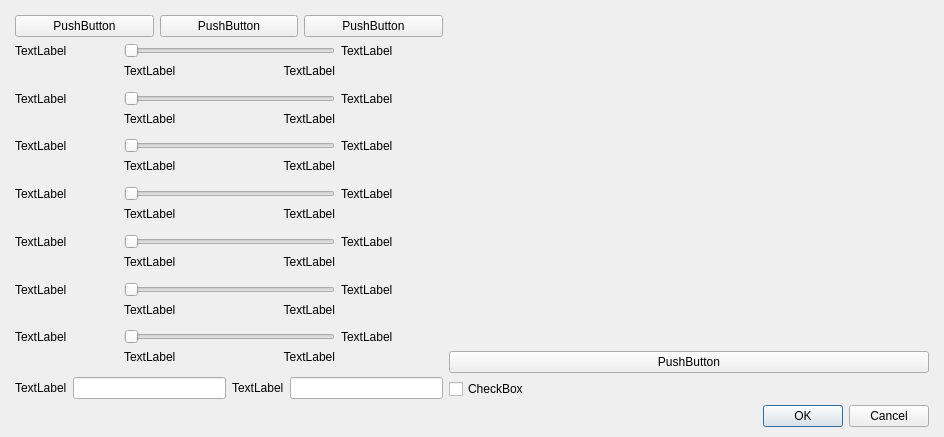
<?xml version="1.0" encoding="UTF-8"?>
<ui version="4.0">
 <class>DialogConfigureCam</class>
 <widget class="QDialog" name="DialogConfigureCam">
  <property name="geometry">
   <rect>
    <x>0</x>
    <y>0</y>
    <width>944</width>
    <height>437</height>
   </rect>
  </property>
  <property name="sizePolicy">
   <sizepolicy hsizetype="Fixed" vsizetype="Minimum">
    <horstretch>0</horstretch>
    <verstretch>0</verstretch>
   </sizepolicy>
  </property>
  <property name="minimumSize">
   <size>
    <width>0</width>
    <height>0</height>
   </size>
  </property>
  <property name="maximumSize">
   <size>
    <width>944</width>
    <height>437</height>
   </size>
  </property>
  <property name="windowTitle">
   <string>Dialog</string>
  </property>
  <layout class="QGridLayout" name="gridLayout">
   <property name="leftMargin">
    <number>15</number>
   </property>
   <property name="topMargin">
    <number>15</number>
   </property>
   <property name="rightMargin">
    <number>15</number>
   </property>
   <property name="bottomMargin">
    <number>10</number>
   </property>
   <item row="0" column="0">
    <layout class="QVBoxLayout" name="verticalLayout">
     <item>
      <layout class="QHBoxLayout" name="horizontalLayout">
       <item>
        <layout class="QVBoxLayout" name="verticalLayout_3">
         <item>
          <layout class="QHBoxLayout" name="horizontalLayout_3">
           <item>
            <widget class="QPushButton" name="buttonSaveConfig">
             <property name="text">
              <string>PushButton</string>
             </property>
            </widget>
           </item>
           <item>
            <widget class="QPushButton" name="buttonLoadConfig">
             <property name="text">
              <string>PushButton</string>
             </property>
            </widget>
           </item>
           <item>
            <widget class="QPushButton" name="buttonResetDefaults">
             <property name="text">
              <string>PushButton</string>
             </property>
            </widget>
           </item>
          </layout>
         </item>
         <item>
          <layout class="QGridLayout" name="gridLayout_2">
           <item row="0" column="0">
            <widget class="QLabel" name="labelPixelClock">
             <property name="text">
              <string>TextLabel</string>
             </property>
            </widget>
           </item>
           <item row="13" column="0">
            <widget class="QLabel" name="labelBlueGain">
             <property name="text">
              <string>TextLabel</string>
             </property>
            </widget>
           </item>
           <item row="3" column="0">
            <widget class="QLabel" name="labelFrameRate">
             <property name="text">
              <string>TextLabel</string>
             </property>
            </widget>
           </item>
           <item row="5" column="0">
            <widget class="QLabel" name="labelExposure">
             <property name="text">
              <string>TextLabel</string>
             </property>
            </widget>
           </item>
           <item row="7" column="0">
            <widget class="QLabel" name="labelMasterGain">
             <property name="text">
              <string>TextLabel</string>
             </property>
            </widget>
           </item>
           <item row="9" column="0">
            <widget class="QLabel" name="labelRedGain">
             <property name="text">
              <string>TextLabel</string>
             </property>
            </widget>
           </item>
           <item row="11" column="0">
            <widget class="QLabel" name="labelGreenGain">
             <property name="text">
              <string>TextLabel</string>
             </property>
            </widget>
           </item>
           <item row="0" column="1" colspan="2">
            <widget class="QSlider" name="sliderPixelClock">
             <property name="orientation">
              <enum>Qt::Horizontal</enum>
             </property>
            </widget>
           </item>
           <item row="3" column="1" colspan="2">
            <widget class="QSlider" name="sliderFrameRate">
             <property name="orientation">
              <enum>Qt::Horizontal</enum>
             </property>
            </widget>
           </item>
           <item row="5" column="1" colspan="2">
            <widget class="QSlider" name="sliderExposure">
             <property name="orientation">
              <enum>Qt::Horizontal</enum>
             </property>
            </widget>
           </item>
           <item row="7" column="1" colspan="2">
            <widget class="QSlider" name="sliderMasterGain">
             <property name="orientation">
              <enum>Qt::Horizontal</enum>
             </property>
            </widget>
           </item>
           <item row="9" column="1" colspan="2">
            <widget class="QSlider" name="sliderRedGain">
             <property name="orientation">
              <enum>Qt::Horizontal</enum>
             </property>
            </widget>
           </item>
           <item row="11" column="1" colspan="2">
            <widget class="QSlider" name="sliderGreenGain">
             <property name="orientation">
              <enum>Qt::Horizontal</enum>
             </property>
            </widget>
           </item>
           <item row="13" column="1" colspan="2">
            <widget class="QSlider" name="sliderBlueGain">
             <property name="orientation">
              <enum>Qt::Horizontal</enum>
             </property>
            </widget>
           </item>
           <item row="0" column="3">
            <widget class="QLabel" name="curPixelClock">
             <property name="text">
              <string>TextLabel</string>
             </property>
            </widget>
           </item>
           <item row="3" column="3">
            <widget class="QLabel" name="curFrameRate">
             <property name="text">
              <string>TextLabel</string>
             </property>
            </widget>
           </item>
           <item row="5" column="3">
            <widget class="QLabel" name="curExposure">
             <property name="text">
              <string>TextLabel</string>
             </property>
            </widget>
           </item>
           <item row="7" column="3">
            <widget class="QLabel" name="curMasterGain">
             <property name="text">
              <string>TextLabel</string>
             </property>
            </widget>
           </item>
           <item row="9" column="3">
            <widget class="QLabel" name="curRedGain">
             <property name="text">
              <string>TextLabel</string>
             </property>
            </widget>
           </item>
           <item row="11" column="3">
            <widget class="QLabel" name="curGreenGain">
             <property name="text">
              <string>TextLabel</string>
             </property>
            </widget>
           </item>
           <item row="13" column="3">
            <widget class="QLabel" name="curBlueGain">
             <property name="text">
              <string>TextLabel</string>
             </property>
            </widget>
           </item>
           <item row="1" column="1">
            <widget class="QLabel" name="minPixelClock">
             <property name="text">
              <string>TextLabel</string>
             </property>
             <property name="alignment">
              <set>Qt::AlignLeading|Qt::AlignLeft|Qt::AlignTop</set>
             </property>
            </widget>
           </item>
           <item row="1" column="2">
            <widget class="QLabel" name="maxPixelClock">
             <property name="text">
              <string>TextLabel</string>
             </property>
             <property name="alignment">
              <set>Qt::AlignRight|Qt::AlignTop|Qt::AlignTrailing</set>
             </property>
            </widget>
           </item>
           <item row="4" column="1">
            <widget class="QLabel" name="minFrameRate">
             <property name="text">
              <string>TextLabel</string>
             </property>
             <property name="alignment">
              <set>Qt::AlignLeading|Qt::AlignLeft|Qt::AlignTop</set>
             </property>
            </widget>
           </item>
           <item row="4" column="2">
            <widget class="QLabel" name="maxFrameRate">
             <property name="text">
              <string>TextLabel</string>
             </property>
             <property name="alignment">
              <set>Qt::AlignRight|Qt::AlignTop|Qt::AlignTrailing</set>
             </property>
            </widget>
           </item>
           <item row="6" column="1">
            <widget class="QLabel" name="minExposure">
             <property name="text">
              <string>TextLabel</string>
             </property>
             <property name="alignment">
              <set>Qt::AlignLeading|Qt::AlignLeft|Qt::AlignTop</set>
             </property>
            </widget>
           </item>
           <item row="6" column="2">
            <widget class="QLabel" name="maxExposure">
             <property name="text">
              <string>TextLabel</string>
             </property>
             <property name="alignment">
              <set>Qt::AlignRight|Qt::AlignTop|Qt::AlignTrailing</set>
             </property>
            </widget>
           </item>
           <item row="8" column="1">
            <widget class="QLabel" name="minMasterGain">
             <property name="text">
              <string>TextLabel</string>
             </property>
             <property name="alignment">
              <set>Qt::AlignLeading|Qt::AlignLeft|Qt::AlignTop</set>
             </property>
            </widget>
           </item>
           <item row="8" column="2">
            <widget class="QLabel" name="maxMasterGain">
             <property name="text">
              <string>TextLabel</string>
             </property>
             <property name="alignment">
              <set>Qt::AlignRight|Qt::AlignTop|Qt::AlignTrailing</set>
             </property>
            </widget>
           </item>
           <item row="10" column="1">
            <widget class="QLabel" name="minRedGain">
             <property name="text">
              <string>TextLabel</string>
             </property>
             <property name="alignment">
              <set>Qt::AlignLeading|Qt::AlignLeft|Qt::AlignTop</set>
             </property>
            </widget>
           </item>
           <item row="10" column="2">
            <widget class="QLabel" name="maxRedGain">
             <property name="text">
              <string>TextLabel</string>
             </property>
             <property name="alignment">
              <set>Qt::AlignRight|Qt::AlignTop|Qt::AlignTrailing</set>
             </property>
            </widget>
           </item>
           <item row="12" column="1">
            <widget class="QLabel" name="minGreenGain">
             <property name="text">
              <string>TextLabel</string>
             </property>
             <property name="alignment">
              <set>Qt::AlignLeading|Qt::AlignLeft|Qt::AlignTop</set>
             </property>
            </widget>
           </item>
           <item row="14" column="1">
            <widget class="QLabel" name="minBlueGain">
             <property name="text">
              <string>TextLabel</string>
             </property>
             <property name="alignment">
              <set>Qt::AlignLeading|Qt::AlignLeft|Qt::AlignTop</set>
             </property>
            </widget>
           </item>
           <item row="14" column="2">
            <widget class="QLabel" name="maxBlueGain">
             <property name="text">
              <string>TextLabel</string>
             </property>
             <property name="alignment">
              <set>Qt::AlignRight|Qt::AlignTop|Qt::AlignTrailing</set>
             </property>
            </widget>
           </item>
           <item row="12" column="2">
            <widget class="QLabel" name="maxGreenGain">
             <property name="text">
              <string>TextLabel</string>
             </property>
             <property name="alignment">
              <set>Qt::AlignRight|Qt::AlignTop|Qt::AlignTrailing</set>
             </property>
            </widget>
           </item>
          </layout>
         </item>
         <item>
          <layout class="QHBoxLayout" name="horizontalLayout_2">
           <item>
            <widget class="QLabel" name="labelWidth">
             <property name="text">
              <string>TextLabel</string>
             </property>
            </widget>
           </item>
           <item>
            <widget class="QLineEdit" name="editSizeX">
             <property name="alignment">
              <set>Qt::AlignRight|Qt::AlignTrailing|Qt::AlignVCenter</set>
             </property>
            </widget>
           </item>
           <item>
            <widget class="QLabel" name="labelHeight">
             <property name="text">
              <string>TextLabel</string>
             </property>
            </widget>
           </item>
           <item>
            <widget class="QLineEdit" name="editSizeY">
             <property name="alignment">
              <set>Qt::AlignRight|Qt::AlignTrailing|Qt::AlignVCenter</set>
             </property>
            </widget>
           </item>
          </layout>
         </item>
        </layout>
       </item>
       <item>
        <layout class="QVBoxLayout" name="verticalLayout_2">
         <item>
          <widget class="QLabel" name="preview">
           <property name="enabled">
            <bool>true</bool>
           </property>
           <property name="minimumSize">
            <size>
             <width>480</width>
             <height>0</height>
            </size>
           </property>
           <property name="maximumSize">
            <size>
             <width>480</width>
             <height>1000</height>
            </size>
           </property>
           <property name="text">
            <string/>
           </property>
           <property name="scaledContents">
            <bool>false</bool>
           </property>
          </widget>
         </item>
         <item>
          <widget class="QPushButton" name="buttonRefresh">
           <property name="text">
            <string>PushButton</string>
           </property>
          </widget>
         </item>
         <item>
          <widget class="QCheckBox" name="checkAutoRefresh">
           <property name="text">
            <string>CheckBox</string>
           </property>
          </widget>
         </item>
        </layout>
       </item>
      </layout>
     </item>
     <item>
      <widget class="QDialogButtonBox" name="buttonBox">
       <property name="orientation">
        <enum>Qt::Horizontal</enum>
       </property>
       <property name="standardButtons">
        <set>QDialogButtonBox::Cancel|QDialogButtonBox::Ok</set>
       </property>
      </widget>
     </item>
    </layout>
   </item>
  </layout>
 </widget>
 <resources/>
 <connections/>
</ui>
